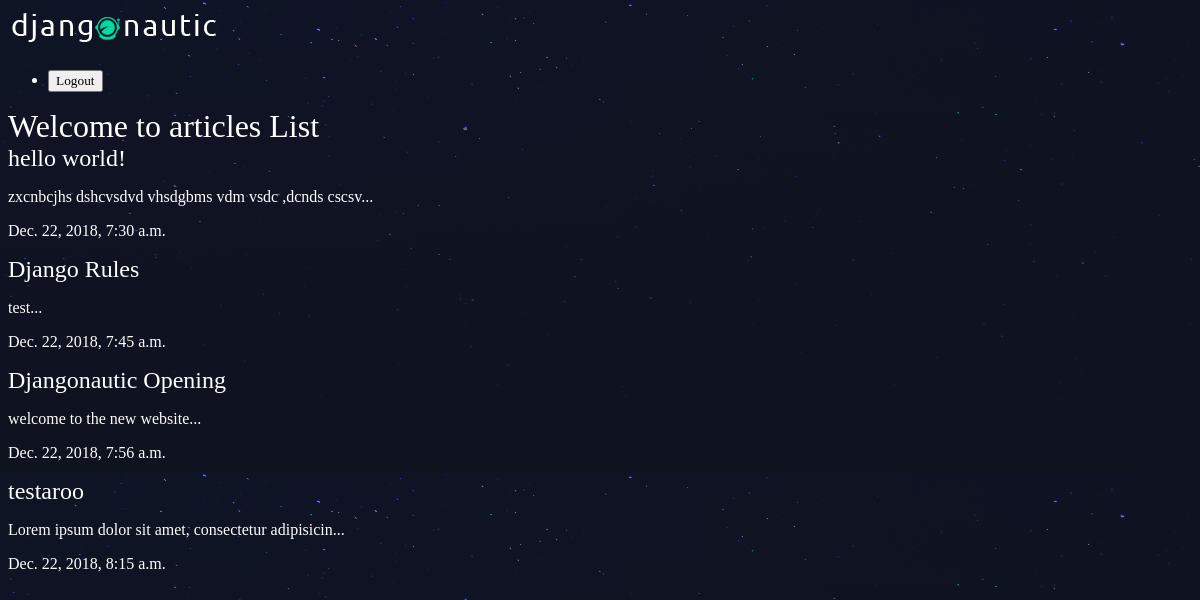
/articles/, run on an earlier commit of the app's database.
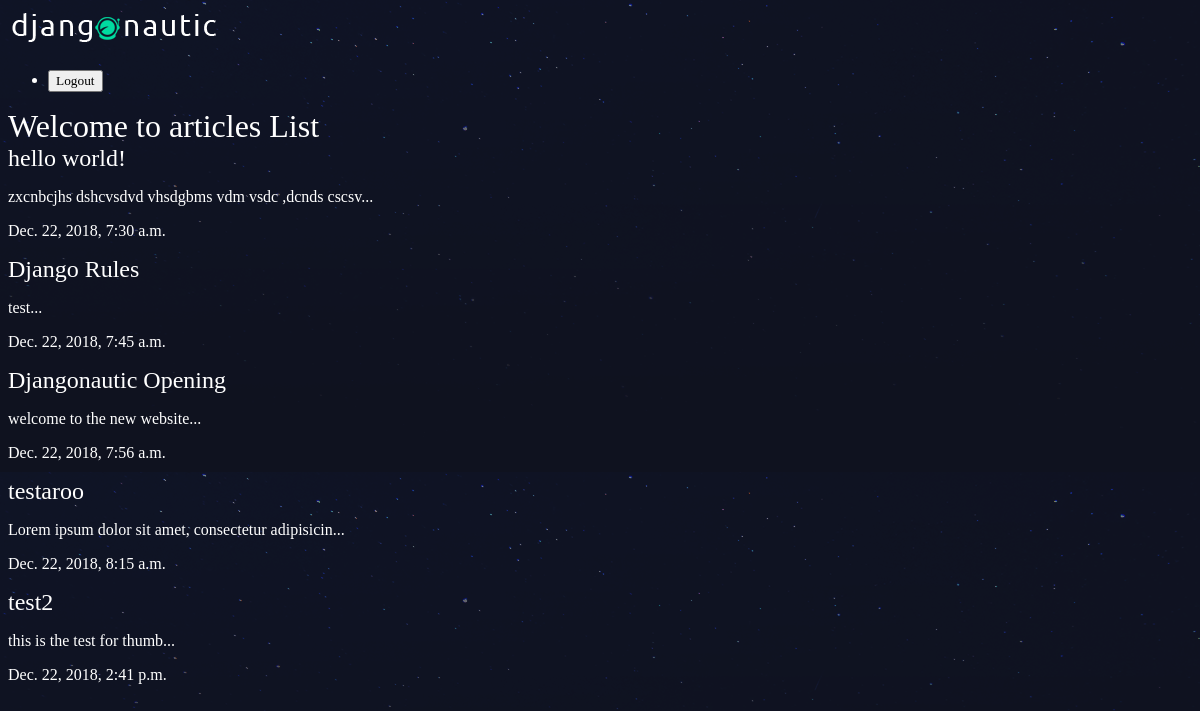
And on a later commit of the database.
### articles/models.py (models this page shows, shortened)
class Article(models.Model):
    title = models.CharField(max_length = 100)
    slug = models.SlugField()
    body = models.TextField()
    date = models.DateTimeField(auto_now_add = True)
    thumb = models.ImageField(default='default.png', blank=True)
    def snippet(self):
        return self.body[:50] + '...'

### articles/views.py (the view)
def article_list(request):
    articles = Article.objects.all().order_by('date')
    return render(request, 'articles/article_list.html', {'articles': articles})

### articles/templates/articles/article_list.html
{% extends 'base_layout.html' %}
{% block content %}
    <h1>Welcome to articles List</h1>
    <div class="articles">
      {% for article in articles %}
      <div class="article">
        <h2><a href="{% url 'articles:detail' slug=article.slug %}">{{ article.title }}</a></h2>
        <p>{{ article.snippet }}</p>
        <p>{{ article.date }}</p>
      </div>
      {% endfor %}
    </div>
{% endblock %}

### templates/base_layout.html (shortened to what this page needs)
{% load static from staticfiles %}
<!DOCTYPE html>
<html lang="en" dir="ltr">
  <head>
    <link rel="stylesheet" href="{% static 'style.css' %}">
  </head>
  <body>
    <div class="wrapper">
      <h1><a href="{% url 'articles:list' %}"><img src="{% static 'logo.png' %}" alt=""></a></h1>
      <nav>
        <ul>
          <li>
            <form class="logout-link" action="{% url 'accounts:logout' %}" method="post">
              <button type="submit">Logout</button>
            </form>
          </li>
        </ul>
      </nav>
      {% block content %}
      {% endblock %}
    </div>
  </body>
</html>

### assets/style.css (style rules this page uses)
body { background-color: #0f121f; background-image: url(stars.png); background-repeat-y: no-repeat; color: #fff; }
body * { font-family: Ubuntu; }
h1, h2, h3, h4, h5 { font-weight: normal; margin: 0; }
a, a:hover, a:visited { color: #fff; text-decoration: none; }

What changed in the data, as far as the page shows it:
added Article: title "test2", snippet "this is the test for thumb...", date "Dec. 22, 2018, 2:41 p.m."
